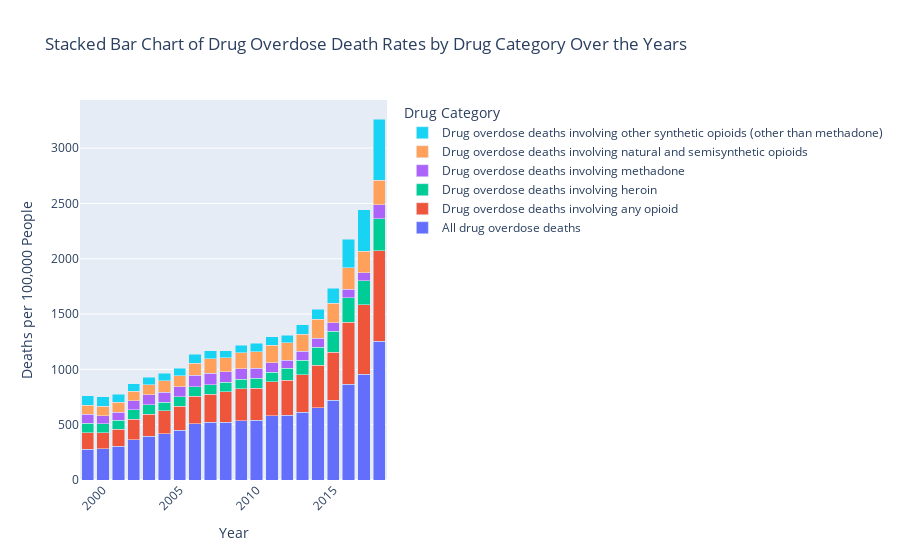

The cell this chart's notebook holds for it:
### Markdown cell above
## Stacked Bar Chart of Drug Overdose Death Rates by Drug Category Over the Years

### Code cell
# Group data by year and panel, then compute the sum of estimates for each group
stacked_data = data.groupby(['year', 'panel'])['estimate'].sum().unstack('panel').fillna(0)

# Create traces for each drug category, which will be stacked by year
traces = [go.Bar(name=category, x=stacked_data.index, y=stacked_data[category]) for category in stacked_data.columns]

# Create the figure with all traces
fig = go.Figure(data=traces)

# Make the bars stacked
fig.update_layout(barmode='stack')

# Customize the layout
fig.update_layout(
    title='Stacked Bar Chart of Drug Overdose Death Rates by Drug Category Over the Years',
    xaxis=dict(title='Year', tickangle=-45),
    yaxis=dict(title='Deaths per 100,000 People'),
    legend_title_text='Drug Category',
    legend=dict(x=1.05, y=1, bgcolor='rgba(255, 255, 255, 0.5)', bordercolor='rgba(0, 0, 0, 0.1)')
)

# Show the figure
fig.show()

### Figure 1 — Plotly figure (JSON) as saved in the notebook; plotly's stock layout.template omitted (floating-point values rounded to 4 significant figures)
{"data": [{"name": "All drug overdose deaths", "type": "bar", "x": [1999, 2000, 2001, 2002, 2003, 2004, 2005, 2006, 2007, 2008, 2009, 2010, 2011, 2012, 2013, 2014, 2015, 2016, 2017, 2018], "y": [278.7, 280.4, 303.9, 364.7, 395.8, 417.9, 450.8, 509.5, 520.8, 523.1, 534.4, 542.1, 580.2, 584.4, 614.1, 654.2, 719.4, 867.5, 954.9, 1253.0]}, {"name": "Drug overdose deaths involving any opioid", "type": "bar", "x": [1999, 2000, 2001, 2002, 2003, 2004, 2005, 2006, 2007, 2008, 2009, 2010, 2011, 2012, 2013, 2014, 2015, 2016, 2017, 2018], "y": [149.0, 144.7, 153.5, 184.6, 198.8, 206.7, 217.2, 248.9, 256.6, 273.6, 288.3, 286.5, 309.7, 316.8, 338.2, 384.6, 435.9, 556.7, 627.8, 818.4]}, {"name": "Drug overdose deaths involving heroin", "type": "bar", "x": [1999, 2000, 2001, 2002, 2003, 2004, 2005, 2006, 2007, 2008, 2009, 2010, 2011, 2012, 2013, 2014, 2015, 2016, 2017, 2018], "y": [85.5, 84.4, 82.5, 86.8, 86.1, 77.89, 84.9, 85.4, 83.79, 85.82, 87.4, 90.49, 85.59, 108.1, 132.4, 162.6, 187.3, 221.3, 218.9, 290.7]}, {"name": "Drug overdose deaths involving methadone", "type": "bar", "x": [1999, 2000, 2001, 2002, 2003, 2004, 2005, 2006, 2007, 2008, 2009, 2010, 2011, 2012, 2013, 2014, 2015, 2016, 2017, 2018], "y": [80.91, 73.57, 71.29, 79.75, 88.69, 92.67, 92.29, 101.6, 105.7, 96.45, 94.08, 91.75, 85.35, 74.13, 77.68, 81.63, 79.93, 80.33, 73.18, 127.4]}, {"name": "Drug overdose deaths involving natural and semisynthetic opioids", "type": "bar", "x": [1999, 2000, 2001, 2002, 2003, 2004, 2005, 2006, 2007, 2008, 2009, 2010, 2011, 2012, 2013, 2014, 2015, 2016, 2017, 2018], "y": [82.87, 84.97, 89.54, 87.33, 92.91, 100.2, 95.85, 109.7, 129.6, 128.1, 144.3, 150.4, 157.8, 155.1, 155.5, 168.9, 173.2, 193.1, 193.0, 221.7]}, {"name": "Drug overdose deaths involving other synthetic opioids (other than methadone)", "type": "bar", "x": [1999, 2000, 2001, 2002, 2003, 2004, 2005, 2006, 2007, 2008, 2009, 2010, 2011, 2012, 2013, 2014, 2015, 2016, 2017, 2018], "y": [84.93, 83.15, 76.4, 64.81, 66.11, 69.21, 68.2, 82.0, 72.07, 62.68, 69.36, 76.06, 76.47, 68.71, 83.47, 93.35, 139.1, 259.3, 374.2, 552.4]}], "layout": {"barmode": "stack", "legend": {"bgcolor": "rgba(255, 255, 255, 0.5)", "bordercolor": "rgba(0, 0, 0, 0.1)", "title": {"text": "Drug Category"}, "x": 1.05, "y": 1}, "title": {"text": "Stacked Bar Chart of Drug Overdose Death Rates by Drug Category Over the Years"}, "xaxis": {"tickangle": -45, "title": {"text": "Year"}}, "yaxis": {"title": {"text": "Deaths per 100,000 People"}}}}
